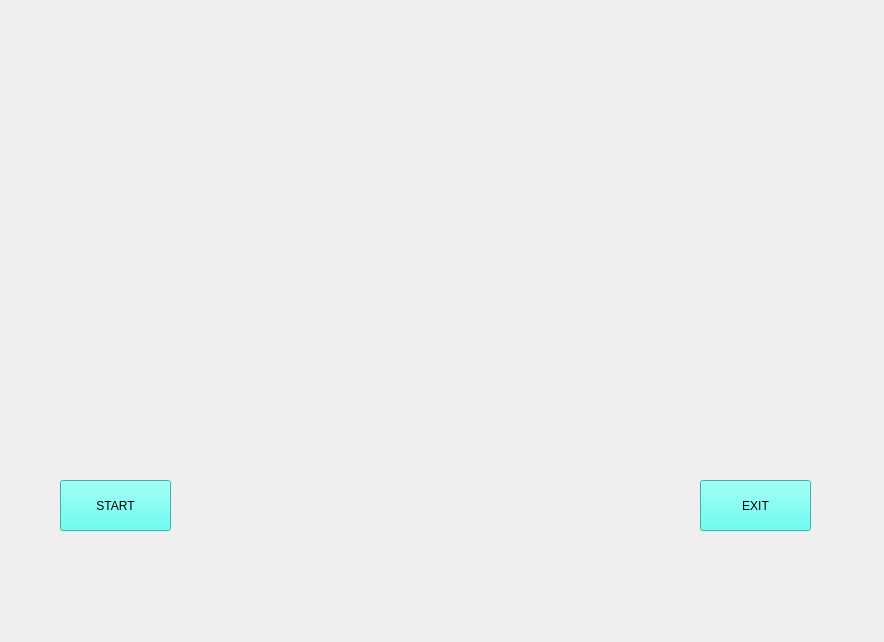
<?xml version="1.0" encoding="UTF-8"?>
<ui version="4.0">
 <class>jarvisUI</class>
 <widget class="QMainWindow" name="jarvisUI">
  <property name="geometry">
   <rect>
    <x>0</x>
    <y>0</y>
    <width>884</width>
    <height>642</height>
   </rect>
  </property>
  <property name="windowTitle">
   <string>MainWindow</string>
  </property>
  <widget class="QWidget" name="centralwidget">
   <widget class="QLabel" name="label">
    <property name="geometry">
     <rect>
      <x>-20</x>
      <y>0</y>
      <width>1001</width>
      <height>641</height>
     </rect>
    </property>
    <property name="text">
     <string/>
    </property>
    <property name="pixmap">
     <pixmap>G.U.I Material/B.G/Black_Template.jpg</pixmap>
    </property>
    <property name="scaledContents">
     <bool>true</bool>
    </property>
   </widget>
   <widget class="QLabel" name="label_2">
    <property name="geometry">
     <rect>
      <x>190</x>
      <y>40</y>
      <width>471</width>
      <height>311</height>
     </rect>
    </property>
    <property name="text">
     <string/>
    </property>
    <property name="pixmap">
     <pixmap>G.U.I Material/B.G/Iron_Template_1.gif</pixmap>
    </property>
    <property name="scaledContents">
     <bool>true</bool>
    </property>
   </widget>
   <widget class="QLabel" name="label_3">
    <property name="geometry">
     <rect>
      <x>240</x>
      <y>330</y>
      <width>401</width>
      <height>291</height>
     </rect>
    </property>
    <property name="text">
     <string/>
    </property>
    <property name="pixmap">
     <pixmap>G.U.I Material/VoiceReg/__1.gif</pixmap>
    </property>
    <property name="scaledContents">
     <bool>true</bool>
    </property>
   </widget>
   <widget class="QPushButton" name="pushButton">
    <property name="geometry">
     <rect>
      <x>60</x>
      <y>480</y>
      <width>111</width>
      <height>51</height>
     </rect>
    </property>
    <property name="styleSheet">
     <string notr="true">background-color: rgb(65, 255, 240);
font: 75 10pt &quot;MS Shell Dlg 2&quot;;</string>
    </property>
    <property name="text">
     <string>START</string>
    </property>
   </widget>
   <widget class="QPushButton" name="pushButton_2">
    <property name="geometry">
     <rect>
      <x>700</x>
      <y>480</y>
      <width>111</width>
      <height>51</height>
     </rect>
    </property>
    <property name="styleSheet">
     <string notr="true">background-color: rgb(65, 255, 240);
font: 75 10pt &quot;MS Shell Dlg 2&quot;;</string>
    </property>
    <property name="text">
     <string>EXIT</string>
    </property>
   </widget>
  </widget>
 </widget>
 <resources/>
 <connections/>
</ui>
